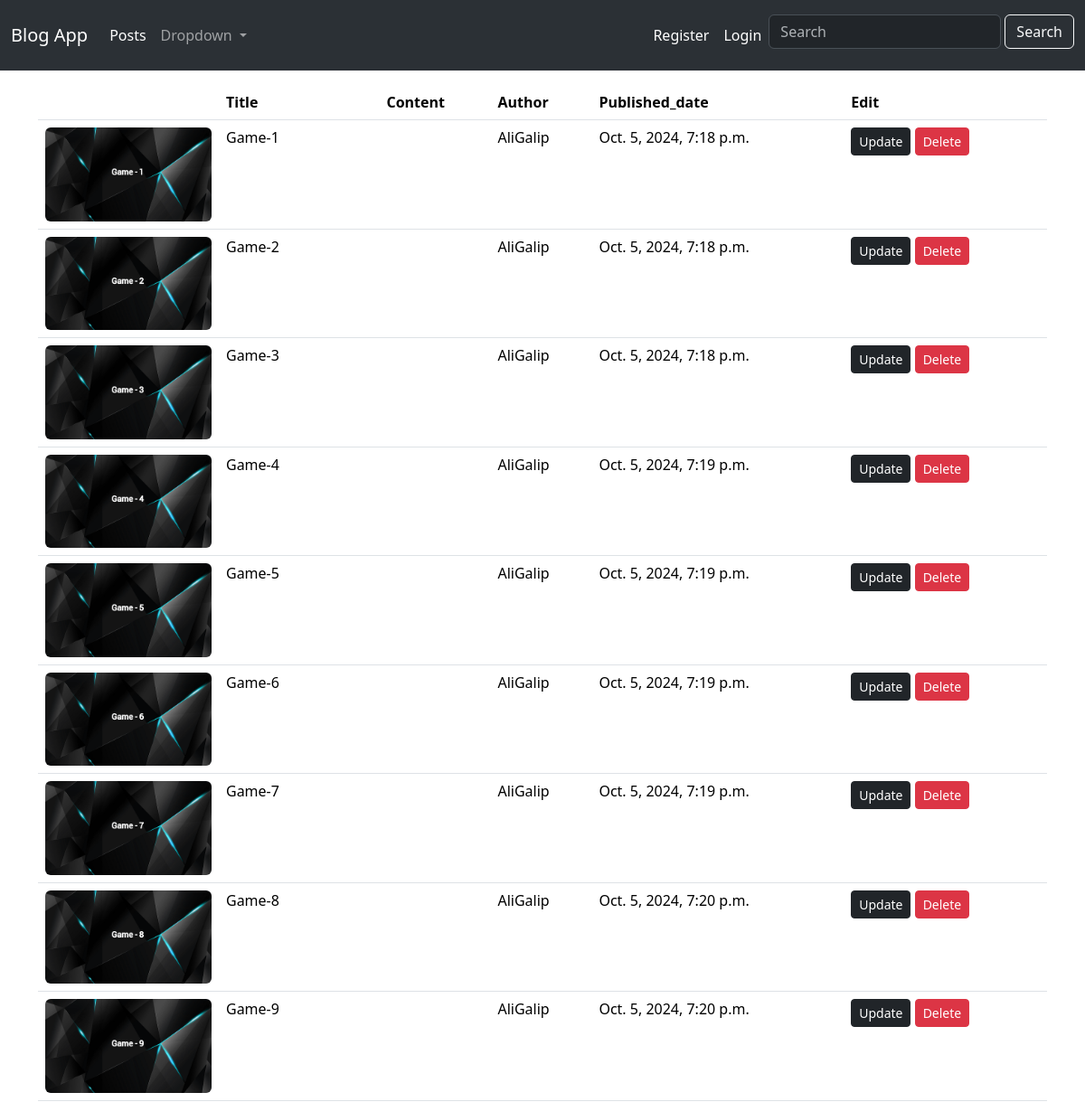
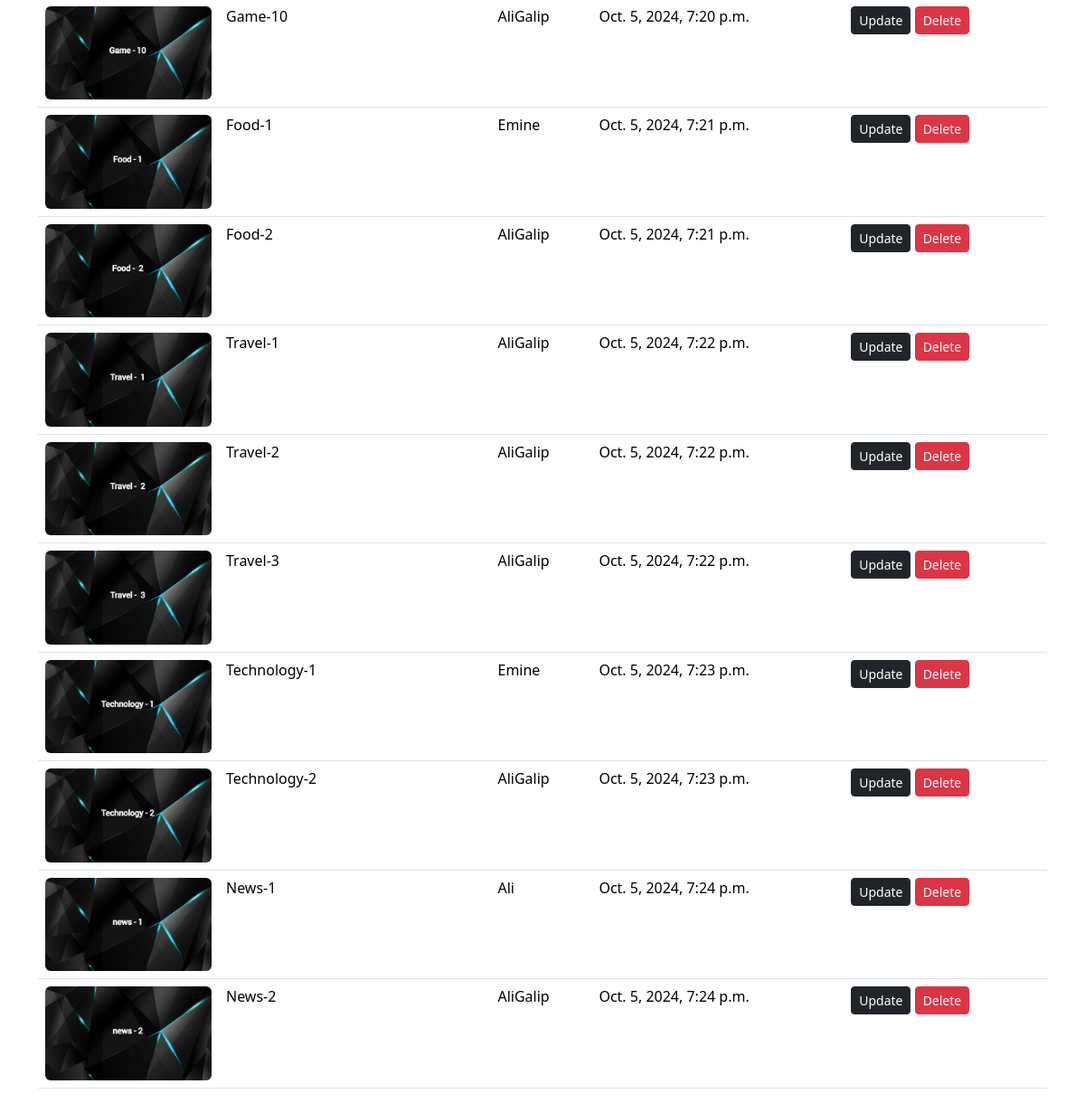
Page /post-operations on the committed database (2 pictures, top to bottom).
### blog/models.py (models this page shows, shortened)
class Post(models.Model):
    title = models.CharField(max_length=100)
    subtitle = models.CharField(max_length=50, default="")
    slug = models.SlugField(editable=True, blank=True, null=False, unique=True)#blank formda slug bilgisi girmek zorunda kalmayalım diye
    content = models.TextField()
    author = models.ForeignKey(User, default=1, on_delete=models.CASCADE)
    category = models.ForeignKey(Category, default=1, on_delete=models.CASCADE, related_name="posts")
    published_date = models.DateTimeField(auto_now=True, blank=True, null=True)
    image = models.ImageField(null=True, upload_to='posts/images/')
    is_active = models.BooleanField(default=1)

### blog/views.py (the view)
# urls.py: path('post-operations', views.post_operations, name='postoperations'),
def post_operations(request):
    posts = Post.objects.all()
    return render(request, 'blog/post_op.html', {'posts':posts})

### blog/templates/blog/post_op.html (shortened to what this page needs)
{% extends 'base.html' %}
{% load static %}
{% block content %}
    <div class="container mt-3">
        <div class="row">
            <div class="col-12">
                <table class="table">
                    <thead>
                        <tr>
                            <th scope="col" style="width:200px;"></th>
                            <th scope="col">Title</th>
                            <th scope="col">Content</th>
                            <th scope="col">Author</th>
                            <th scope="col">Published_date</th>
                            <th scope="col">Edit</th>
                        </tr>
                    </thead>
                    <tbody>
                        {% for post in posts %}
                            <tr>
                                <td>
                                    <img src="{{ post.image.url }}" class="img-fluid rounded" >
                                </td>
                                <td>{{ post.title }}</td>
                                <td>{{ post.subtitle }}</td>
                                <td>{{ post.author }}</td>
                                <td>{{ post.published_date }}</td>
                                <td>
                                    <a href="{% url 'blog:postedit' post.id %}" class="btn btn-dark btn-sm">Update</a>
                                    <a href="{% url 'blog:postdelete' post.id %}" class="btn btn-danger btn-sm">Delete</a>
                                </td>
                            </tr>
                        {% endfor %}
                    </tbody>
                </table>
            </div>
        </div>
    </div>
{% endblock %}

### rows in the picture
Post: image (picture), title "Game-1", author "AliGalip", published_date "Oct. 5, 2024, 7:18 p.m."
Post: image (picture), title "Game-2", author "AliGalip", published_date "Oct. 5, 2024, 7:18 p.m."
Post: image (picture), title "Game-3", author "AliGalip", published_date "Oct. 5, 2024, 7:18 p.m."
Post: image (picture), title "Game-4", author "AliGalip", published_date "Oct. 5, 2024, 7:19 p.m."
Post: image (picture), title "Game-5", author "AliGalip", published_date "Oct. 5, 2024, 7:19 p.m."
Post: image (picture), title "Game-6", author "AliGalip", published_date "Oct. 5, 2024, 7:19 p.m."
Post: image (picture), title "Game-7", author "AliGalip", published_date "Oct. 5, 2024, 7:19 p.m."
Post: image (picture), title "Game-8", author "AliGalip", published_date "Oct. 5, 2024, 7:20 p.m."
Post: image (picture), title "Game-9", author "AliGalip", published_date "Oct. 5, 2024, 7:20 p.m."
Post: image (picture), title "Game-10", author "AliGalip", published_date "Oct. 5, 2024, 7:20 p.m."
Post: image (picture), title "Food-1", author "Emine", published_date "Oct. 5, 2024, 7:21 p.m."
Post: image (picture), title "Food-2", author "AliGalip", published_date "Oct. 5, 2024, 7:21 p.m."
Post: image (picture), title "Travel-1", author "AliGalip", published_date "Oct. 5, 2024, 7:22 p.m."
Post: image (picture), title "Travel-2", author "AliGalip", published_date "Oct. 5, 2024, 7:22 p.m."
Post: image (picture), title "Travel-3", author "AliGalip", published_date "Oct. 5, 2024, 7:22 p.m."
Post: image (picture), title "Technology-1", author "Emine", published_date "Oct. 5, 2024, 7:23 p.m."
Post: image (picture), title "Technology-2", author "AliGalip", published_date "Oct. 5, 2024, 7:23 p.m."
Post: image (picture), title "News-1", author "Ali", published_date "Oct. 5, 2024, 7:24 p.m."
Post: image (picture), title "News-2", author "AliGalip", published_date "Oct. 5, 2024, 7:24 p.m."
